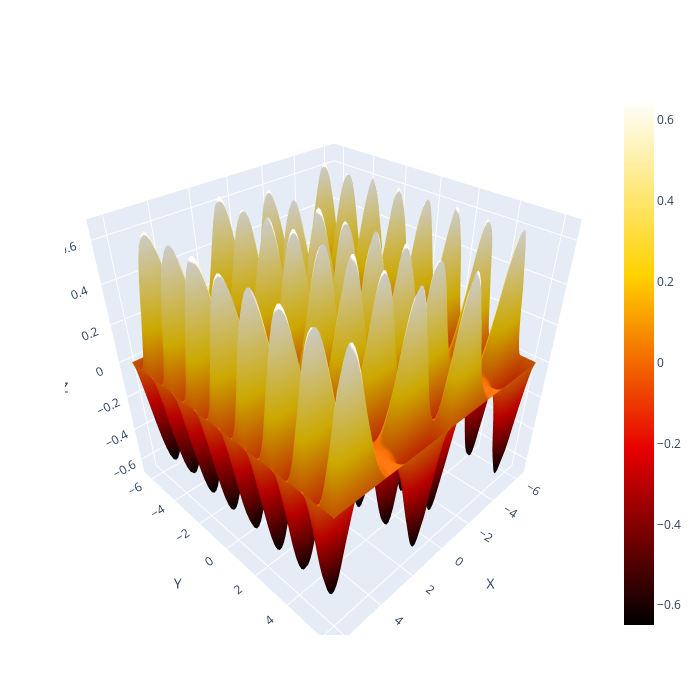

Notebook source saved alongside this figure:
### Code cell
import plotly.graph_objs as go
# Create the Plotly figure
fig = go.Figure(data=[go.Surface(x=gamma, y=beta, z=obj_vals, colorscale='hot')])

# Set the layout and axes labels
fig.update_layout(scene=dict(xaxis_title='X', yaxis_title='Y', zaxis_title='Z'),
                  width=700, height=700, margin=dict(l=65, r=50, b=65, t=90))

# Show the figure
fig.show()
